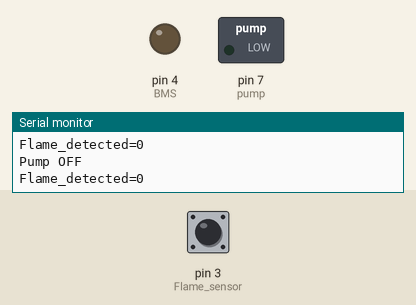
Recording of a sketch running on a simulated Arduino Uno, built with avr-gcc and run on an emulated ATmega328P. Parts: switched loads named in the sketch (green lamp = pin HIGH), output pins drawn as LEDs (lit = HIGH), the last lines printed to the serial monitor. Dashed ring = blinking. Inputs (shaded band) come from the test bench; at power-on: pin 3 (Flame_sensor) LOW. No radio packets arrive unless stated.

Above: at 1.2 s.
1.3 s: pin 3 (Flame_sensor) driven HIGH
At 2.4 s:
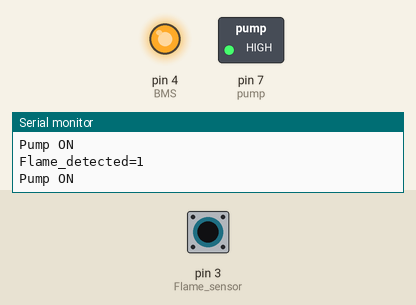
2.8 s: pin 3 (Flame_sensor) driven LOW
At 3.9 s:
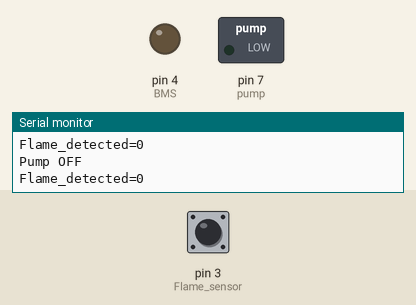
5.8 s: pin 3 (Flame_sensor) pulsed HIGH 5 times (0.12 s each, 0.3 s apart)
At 5.9 s:
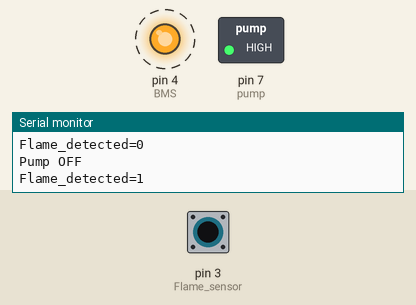
10.3 s: pin 3 (Flame_sensor) pulsed HIGH 2 times (0.12 s each, 0.3 s apart)
At 12.1 s:
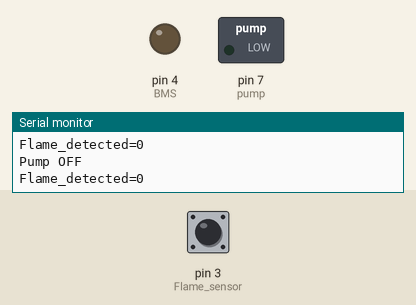
Timing chart, 0 to 13.6 s (numbered marks = the images above; inputs shaded):
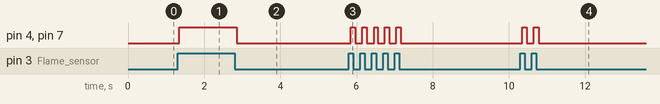

Measured:
- after the input at 1.3 s, pin 4 (BMS), pin 7 (pump): LOW → HIGH at once
- after the input at 2.8 s, pin 4 (BMS), pin 7 (pump): HIGH → LOW after 0.05 s
- after the input at 5.8 s, pin 4 (BMS), pin 7 (pump): alternates HIGH for 0.12 s and LOW for 0.19 s, 10 changes in all, then stays LOW, starting at once
- after the input at 10.3 s, pin 4 (BMS), pin 7 (pump): alternates HIGH for 0.12 s and LOW for 0.19 s, 4 changes in all, then stays LOW, starting after 0.05 s

The sketch:

Fire.ino
```cpp
//FIRE SYSTEM (send data)

#include <SPI.h>
#include <nRF24L01.h>
#include <RF24.h>

#define Flame_sensor 3 //Flame sensor
#define pump 7 // Water pump
#define BMS 4 // Fire to BMS

int Flame_detected;

RF24 radio(10, 9); // CE, CSN

//const byte address [][6] = {"00001","00004"};
const uint64_t pipe[2]={0x121212121BLL,0x1212121213LL};

void setup() {

  Serial.begin(9600);

  pinMode(Flame_sensor, INPUT);
  pinMode(pump, OUTPUT);
  pinMode(BMS, OUTPUT);


  radio.begin();
  radio.openWritingPipe(pipe[0]);
  radio.openReadingPipe(1,pipe[1]);
  radio.setPALevel(RF24_PA_MIN);
  radio.stopListening();
}


void loop() {

  Flame_detected = digitalRead(Flame_sensor);


  Serial.print("Flame_detected=");
  Serial.print(Flame_detected);
  Serial.println("");

// Pump Action
 if (Flame_detected == 1)
  {
    Serial.println("Pump ON");
     Serial.println("");
    digitalWrite(pump,HIGH);
    digitalWrite(BMS,HIGH);

  }
  else
  {
    Serial.println("Pump OFF");
    Serial.println("");
    digitalWrite(pump,LOW);
    digitalWrite(BMS,LOW);

  }

}
```
